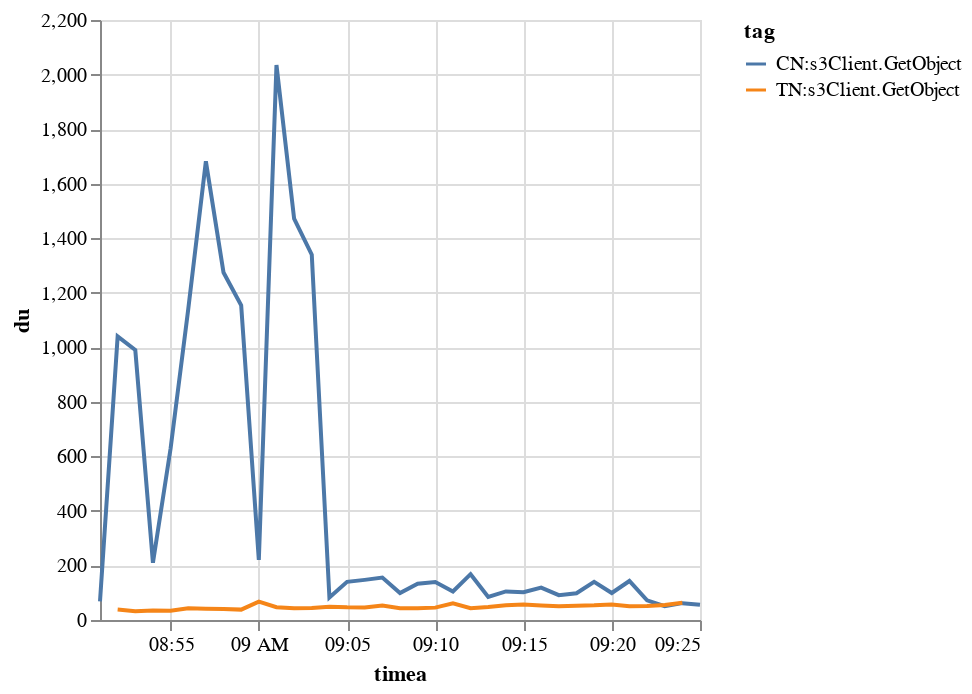

Notebook source saved alongside this figure:
### Code cell
line = alt.Chart(tmp).mark_line().encode(
    x='timea:T',
    y='du:Q',
    color='tag:N'
)
line

### Figure 1 — Vega-Lite specification as saved in the notebook (floating-point values rounded to 4 significant figures)
{"config": {"view": {"continuousWidth": 300, "continuousHeight": 300}}, "data": {"name": "data-ae84063cee4d9641ff34bbcd9bbb3ec0"}, "mark": {"type": "line"}, "encoding": {"color": {"field": "tag", "type": "nominal"}, "x": {"field": "timea", "type": "temporal"}, "y": {"field": "du", "type": "quantitative"}}, "$schema": "https://vega.github.io/schema/vega-lite/v5.8.0.json", "datasets": {"data-ae84063cee4d9641ff34bbcd9bbb3ec0": [{"tag": "CN:s3Client.GetObject", "timea": "2023-09-12 08:51:00", "cnt": 1, "mindu": 68.26, "du": 68.26, "maxdu": 68.26, "sz": 1803}, {"tag": "CN:s3Client.GetObject", "timea": "2023-09-12 08:52:00", "cnt": 26, "mindu": 39.47, "du": 1040.0, "maxdu": 5074.0, "sz": 12071488}, {"tag": "CN:s3Client.GetObject", "timea": "2023-09-12 08:53:00", "cnt": 24, "mindu": 34.96, "du": 989.9, "maxdu": 5036.0, "sz": 13031354}, {"tag": "CN:s3Client.GetObject", "timea": "2023-09-12 08:54:00", "cnt": 26, "mindu": 22.81, "du": 209.9, "maxdu": 3446.0, "sz": 8925277}, {"tag": "CN:s3Client.GetObject", "timea": "2023-09-12 08:55:00", "cnt": 130, "mindu": 10.22, "du": 628.6, "maxdu": 4143.0, "sz": 23364276}, {"tag": "CN:s3Client.GetObject", "timea": "2023-09-12 08:56:00", "cnt": 15, "mindu": 33.8, "du": 1139.0, "maxdu": 4552.0, "sz": 6697038}, {"tag": "CN:s3Client.GetObject", "timea": "2023-09-12 08:57:00", "cnt": 20, "mindu": 39.3, "du": 1682.0, "maxdu": 4988.0, "sz": 6159011}, {"tag": "CN:s3Client.GetObject", "timea": "2023-09-12 08:58:00", "cnt": 12, "mindu": 41.47, "du": 1274.0, "maxdu": 4784.0, "sz": 3441689}, {"tag": "CN:s3Client.GetObject", "timea": "2023-09-12 08:59:00", "cnt": 15, "mindu": 16.54, "du": 1154.0, "maxdu": 5044.0, "sz": 2169294}, {"tag": "CN:s3Client.GetObject", "timea": "2023-09-12 09:00:00", "cnt": 79, "mindu": 11.01, "du": 220.7, "maxdu": 4596.0, "sz": 10827536}, {"tag": "CN:s3Client.GetObject", "timea": "2023-09-12 09:01:00", "cnt": 5, "mindu": 27.84, "du": 2035.0, "maxdu": 4932.0, "sz": 749498}, {"tag": "CN:s3Client.GetObject", "timea": "2023-09-12 09:02:00", "cnt": 16, "mindu": 36.25, "du": 1471.0, "maxdu": 4574.0, "sz": 423847}, {"tag": "CN:s3Client.GetObject", "timea": "2023-09-12 09:03:00", "cnt": 6, "mindu": 28.68, "du": 1340.0, "maxdu": 1613.0, "sz": 12705}, {"tag": "CN:s3Client.GetObject", "timea": "2023-09-12 09:04:00", "cnt": 28, "mindu": 13.63, "du": 82.4, "maxdu": 195.3, "sz": 5938282}, {"tag": "CN:s3Client.GetObject", "timea": "2023-09-12 09:05:00", "cnt": 29, "mindu": 41.54, "du": 139.9, "maxdu": 238.7, "sz": 9475356}, {"tag": "CN:s3Client.GetObject", "timea": "2023-09-12 09:06:00", "cnt": 35, "mindu": 40.81, "du": 147.1, "maxdu": 315.3, "sz": 2982518}, {"tag": "CN:s3Client.GetObject", "timea": "2023-09-12 09:07:00", "cnt": 32, "mindu": 33.88, "du": 155.6, "maxdu": 349.2, "sz": 6066621}, {"tag": "CN:s3Client.GetObject", "timea": "2023-09-12 09:08:00", "cnt": 45, "mindu": 26.55, "du": 98.74, "maxdu": 199.4, "sz": 188052}, {"tag": "CN:s3Client.GetObject", "timea": "2023-09-12 09:09:00", "cnt": 79, "mindu": 14.93, "du": 133.0, "maxdu": 321.1, "sz": 13590888}, {"tag": "CN:s3Client.GetObject", "timea": "2023-09-12 09:10:00", "cnt": 41, "mindu": 20.08, "du": 139.4, "maxdu": 214.5, "sz": 9394433}, {"tag": "CN:s3Client.GetObject", "timea": "2023-09-12 09:11:00", "cnt": 216, "mindu": 24.03, "du": 104.7, "maxdu": 219.0, "sz": 25811560}, {"tag": "CN:s3Client.GetObject", "timea": "2023-09-12 09:12:00", "cnt": 43, "mindu": 49.67, "du": 168.1, "maxdu": 336.5, "sz": 8736485}, {"tag": "CN:s3Client.GetObject", "timea": "2023-09-12 09:13:00", "cnt": 71, "mindu": 44.3, "du": 84.77, "maxdu": 163.8, "sz": 3218201}, {"tag": "CN:s3Client.GetObject", "timea": "2023-09-12 09:14:00", "cnt": 62, "mindu": 12.4, "du": 104.9, "maxdu": 259.6, "sz": 5186687}, {"tag": "CN:s3Client.GetObject", "timea": "2023-09-12 09:15:00", "cnt": 57, "mindu": 37.79, "du": 101.7, "maxdu": 189.8, "sz": 5171238}, {"tag": "CN:s3Client.GetObject", "timea": "2023-09-12 09:16:00", "cnt": 63, "mindu": 37.07, "du": 119.0, "maxdu": 239.5, "sz": 3079203}, {"tag": "CN:s3Client.GetObject", "timea": "2023-09-12 09:17:00", "cnt": 60, "mindu": 34.48, "du": 91.0, "maxdu": 170.0, "sz": 8276947}, {"tag": "CN:s3Client.GetObject", "timea": "2023-09-12 09:18:00", "cnt": 67, "mindu": 36.28, "du": 97.96, "maxdu": 179.9, "sz": 7442064}, {"tag": "CN:s3Client.GetObject", "timea": "2023-09-12 09:19:00", "cnt": 53, "mindu": 18.03, "du": 139.7, "maxdu": 229.3, "sz": 72609}, {"tag": "CN:s3Client.GetObject", "timea": "2023-09-12 09:20:00", "cnt": 92, "mindu": 34.36, "du": 98.95, "maxdu": 292.6, "sz": 14469459}, {"tag": "CN:s3Client.GetObject", "timea": "2023-09-12 09:21:00", "cnt": 57, "mindu": 42.99, "du": 143.0, "maxdu": 256.6, "sz": 7513463}, {"tag": "CN:s3Client.GetObject", "timea": "2023-09-12 09:22:00", "cnt": 26, "mindu": 40.54, "du": 71.96, "maxdu": 228.9, "sz": 625041}, {"tag": "CN:s3Client.GetObject", "timea": "2023-09-12 09:23:00", "cnt": 15, "mindu": 42.78, "du": 50.88, "maxdu": 61.61, "sz": 20804}, {"tag": "CN:s3Client.GetObject", "timea": "2023-09-12 09:24:00", "cnt": 20, "mindu": 40.11, "du": 61.78, "maxdu": 139.0, "sz": 23762}, {"tag": "CN:s3Client.GetObject", "timea": "2023-09-12 09:25:00", "cnt": 1, "mindu": 55.62, "du": 55.62, "maxdu": 55.62, "sz": 314}, {"tag": "TN:s3Client.GetObject", "timea": "2023-09-12 08:52:00", "cnt": 24, "mindu": 12.52, "du": 38.27, "maxdu": 81.26, "sz": 786802}, {"tag": "TN:s3Client.GetObject", "timea": "2023-09-12 08:53:00", "cnt": 12, "mindu": 12.03, "du": 32.46, "maxdu": 46.47, "sz": 18528}, {"tag": "TN:s3Client.GetObject", "timea": "2023-09-12 08:54:00", "cnt": 40, "mindu": 11.8, "du": 35.04, "maxdu": 176.9, "sz": 659485}, {"tag": "TN:s3Client.GetObject", "timea": "2023-09-12 08:55:00", "cnt": 54, "mindu": 9.219, "du": 34.08, "maxdu": 74.09, "sz": 4366152}, {"tag": "TN:s3Client.GetObject", "timea": "2023-09-12 08:56:00", "cnt": 30, "mindu": 17.42, "du": 42.74, "maxdu": 63.17, "sz": 22684397}, {"tag": "TN:s3Client.GetObject", "timea": "2023-09-12 08:57:00", "cnt": 1176, "mindu": 10.78, "du": 41.64, "maxdu": 340.2, "sz": 68185766}, {"tag": "TN:s3Client.GetObject", "timea": "2023-09-12 08:58:00", "cnt": 91, "mindu": 11.62, "du": 40.57, "maxdu": 134.5, "sz": 32604099}, {"tag": "TN:s3Client.GetObject", "timea": "2023-09-12 08:59:00", "cnt": 59, "mindu": 10.56, "du": 38.08, "maxdu": 94.53, "sz": 32241408}, {"tag": "TN:s3Client.GetObject", "timea": "2023-09-12 09:00:00", "cnt": 54, "mindu": 12.68, "du": 67.18, "maxdu": 816.6, "sz": 35850877}, {"tag": "TN:s3Client.GetObject", "timea": "2023-09-12 09:01:00", "cnt": 67, "mindu": 14.16, "du": 47.05, "maxdu": 147.1, "sz": 159534382}, {"tag": "TN:s3Client.GetObject", "timea": "2023-09-12 09:02:00", "cnt": 1339, "mindu": 11.27, "du": 43.16, "maxdu": 252.8, "sz": 123449369}, {"tag": "TN:s3Client.GetObject", "timea": "2023-09-12 09:03:00", "cnt": 172, "mindu": 11.62, "du": 43.86, "maxdu": 208.2, "sz": 18715401}, {"tag": "TN:s3Client.GetObject", "timea": "2023-09-12 09:04:00", "cnt": 144, "mindu": 11.6, "du": 48.92, "maxdu": 206.0, "sz": 162615639}, {"tag": "TN:s3Client.GetObject", "timea": "2023-09-12 09:05:00", "cnt": 108, "mindu": 11.85, "du": 46.45, "maxdu": 160.8, "sz": 27946159}, {"tag": "TN:s3Client.GetObject", "timea": "2023-09-12 09:06:00", "cnt": 563, "mindu": 10.87, "du": 45.58, "maxdu": 181.9, "sz": 43603147}, {"tag": "TN:s3Client.GetObject", "timea": "2023-09-12 09:07:00", "cnt": 278, "mindu": 11.74, "du": 53.33, "maxdu": 668.6, "sz": 102101533}, {"tag": "TN:s3Client.GetObject", "timea": "2023-09-12 09:08:00", "cnt": 141, "mindu": 11.74, "du": 43.09, "maxdu": 97.99, "sz": 63156658}, {"tag": "TN:s3Client.GetObject", "timea": "2023-09-12 09:09:00", "cnt": 119, "mindu": 9.159, "du": 42.74, "maxdu": 126.9, "sz": 17912938}, {"tag": "TN:s3Client.GetObject", "timea": "2023-09-12 09:10:00", "cnt": 110, "mindu": 11.83, "du": 45.37, "maxdu": 175.8, "sz": 57895764}, {"tag": "TN:s3Client.GetObject", "timea": "2023-09-12 09:11:00", "cnt": 66, "mindu": 12.86, "du": 61.48, "maxdu": 882.5, "sz": 12166161}, {"tag": "TN:s3Client.GetObject", "timea": "2023-09-12 09:12:00", "cnt": 133, "mindu": 12.87, "du": 43.12, "maxdu": 106.7, "sz": 35172512}, {"tag": "TN:s3Client.GetObject", "timea": "2023-09-12 09:13:00", "cnt": 190, "mindu": 12.52, "du": 47.63, "maxdu": 197.2, "sz": 139453069}, {"tag": "TN:s3Client.GetObject", "timea": "2023-09-12 09:14:00", "cnt": 120, "mindu": 11.93, "du": 53.96, "maxdu": 986.3, "sz": 43977064}, {"tag": "TN:s3Client.GetObject", "timea": "2023-09-12 09:15:00", "cnt": 114, "mindu": 14.22, "du": 56.39, "maxdu": 263.1, "sz": 71080674}, {"tag": "TN:s3Client.GetObject", "timea": "2023-09-12 09:16:00", "cnt": 135, "mindu": 12.13, "du": 53.17, "maxdu": 328.0, "sz": 79629056}, {"tag": "TN:s3Client.GetObject", "timea": "2023-09-12 09:17:00", "cnt": 145, "mindu": 12.09, "du": 50.6, "maxdu": 120.8, "sz": 90716297}, {"tag": "TN:s3Client.GetObject", "timea": "2023-09-12 09:18:00", "cnt": 201, "mindu": 11.18, "du": 52.6, "maxdu": 260.7, "sz": 160024333}, {"tag": "TN:s3Client.GetObject", "timea": "2023-09-12 09:19:00", "cnt": 93, "mindu": 11.38, "du": 54.02, "maxdu": 133.8, "sz": 18539444}, {"tag": "TN:s3Client.GetObject", "timea": "2023-09-12 09:20:00", "cnt": 169, "mindu": 10.43, "du": 56.98, "maxdu": 207.8, "sz": 60955586}, {"tag": "TN:s3Client.GetObject", "timea": "2023-09-12 09:21:00", "cnt": 126, "mindu": 12.09, "du": 50.66, "maxdu": 147.9, "sz": 54728550}, {"tag": "TN:s3Client.GetObject", "timea": "2023-09-12 09:22:00", "cnt": 64, "mindu": 11.69, "du": 51.4, "maxdu": 206.1, "sz": 13223969}, {"tag": "TN:s3Client.GetObject", "timea": "2023-09-12 09:23:00", "cnt": 42, "mindu": 14.29, "du": 55.43, "maxdu": 156.8, "sz": 4920513}, {"tag": "TN:s3Client.GetObject", "timea": "2023-09-12 09:24:00", "cnt": 32, "mindu": 12.1, "du": 62.92, "maxdu": 171.8, "sz": 3565455}]}}
